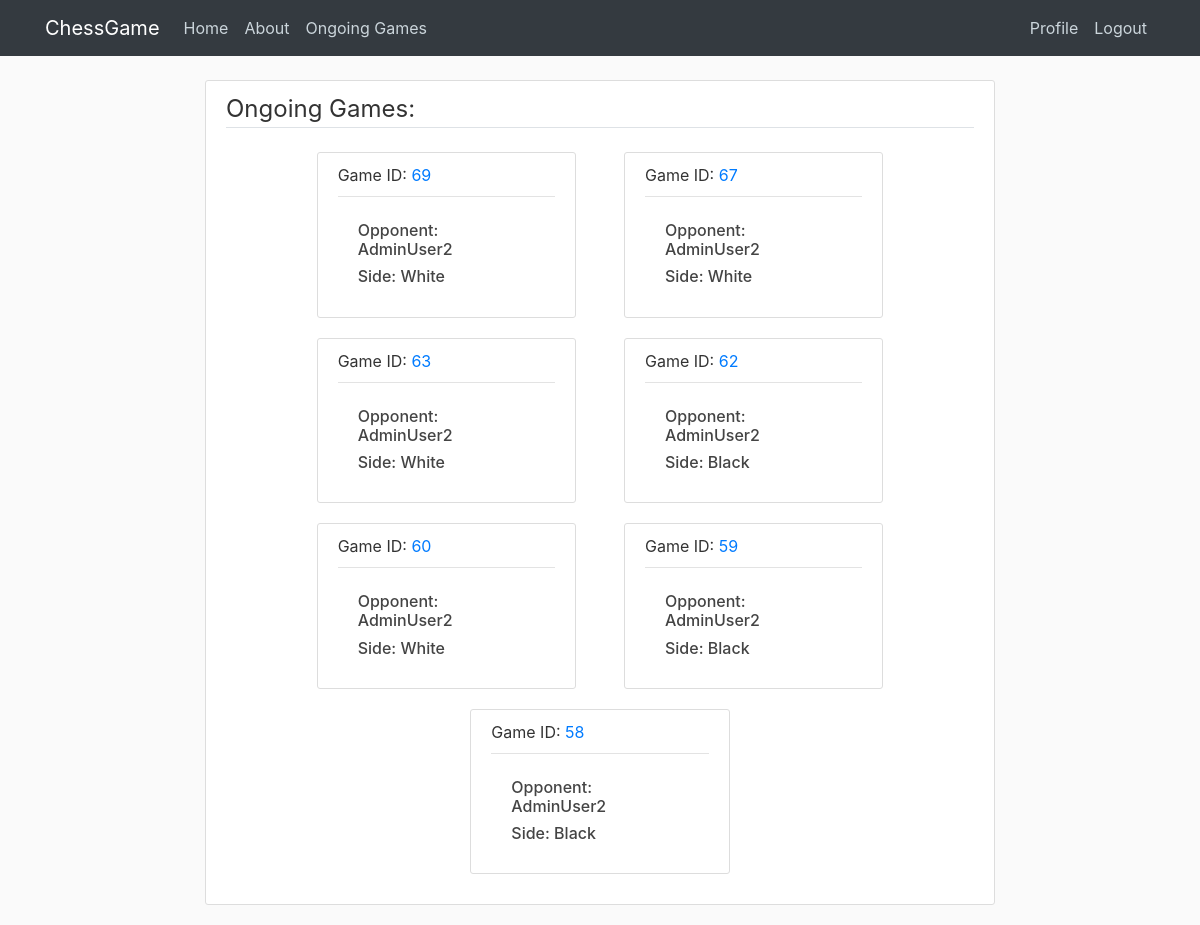
The page /ongoing/ (signed in) on the database its author committed.
### chess/models.py (models this page shows, shortened)
class Game(models.Model):
    host = ForeignKey(User, on_delete=models.CASCADE, related_name='host')
    opponent = ForeignKey(User, on_delete=models.CASCADE, related_name='opponent', null=True)
    host_white = models.BooleanField(default=True)
    fen = models.CharField(max_length=100, null=True, blank=True)
    pgn = models.TextField(null=True, blank=True)
    result = models.IntegerField(default=None, choices=RESULT, blank=True, null=True)
    winner = ForeignKey(User, default=None, on_delete=models.CASCADE, related_name='winner', blank=True, null=True)
    status = models.IntegerField(default=CREATED, choices=GAME_STATUS)

### chess/views.py (the view)
# urls.py: path('ongoing/', views.ongoing, name="ongoing"),
def ongoing(request):
    games = []
    all = Game.objects.filter(Q(host=request.user) | Q(opponent=request.user)).filter(~Q(status=COMPLETED)).order_by('-id')
    for game in all:
        game_info = {}
        game_info['game'] = game
        game_info['link'] = f"/multi/{game.id}"
        game_info['side'] = determine_side(game, request.user)
        game_info['opponent'] = game.opponent
        if game.host != request.user:
            game_info['opponent'] = game.host
        games.append(game_info)
    return render(request, 'chess/ongoing.html', {'games' : games})

### chess/views.py (called while the page is built)
def determine_side(game, user):
    if user == game.host:
        if game.host_white:
            return 'White'
        else:
            return 'Black'
    else:
        if game.host_white:
            return 'Black'
        else:
            return 'White'

### chess/templates/chess/ongoing.html
{% extends "users/base.html" %}
{% block content %}
    <div class="content-section">
        <legend class="border-bottom mb-4">Ongoing Games:</legend>
        {% for g in games %}
            {% if forloop.first %}<div class="row justify-content-md-center">{% endif %}
            <article class="media content-section col-md-4 mx-4">
                <div class="media-body">
                    <div class="article-metadata">
                        <label for="opponent" class="label">Game ID:</label>
                        <a id="opponent" href="{{g.link}}">{{ g.game.pk }}</a>
                    </div>
                    <div class="card-body">
                        <h6 class="card-text">Opponent: {{ g.opponent }} </h6>
                        <h6 class="card-text">Side: {{ g.side }} </h6>
                    </div>
                </div>
            </article>
        {% endfor %}
    </div>
{% endblock content %}

### chess/static/chess/main.css (style rules this page uses)
body { background: #fafafa; color: #333333; margin-top: 5rem; }
h1, h2, h3, h4, h5, h6 { color: #444444; }
.content-section { background: #ffffff; padding: 10px 20px; border: 1px solid #dddddd; border-radius: 3px; margin-bottom: 20px; }
.article-metadata { padding-bottom: 1px; margin-bottom: 4px; border-bottom: 1px solid #e3e3e3 }

### rows shown on the page
Game: game.pk "69", opponent "AdminUser2", side "White"
Game: game.pk "67", opponent "AdminUser2", side "White"
Game: game.pk "63", opponent "AdminUser2", side "White"
Game: game.pk "62", opponent "AdminUser2", side "Black"
Game: game.pk "60", opponent "AdminUser2", side "White"
Game: game.pk "59", opponent "AdminUser2", side "Black"
Game: game.pk "58", opponent "AdminUser2", side "Black"
